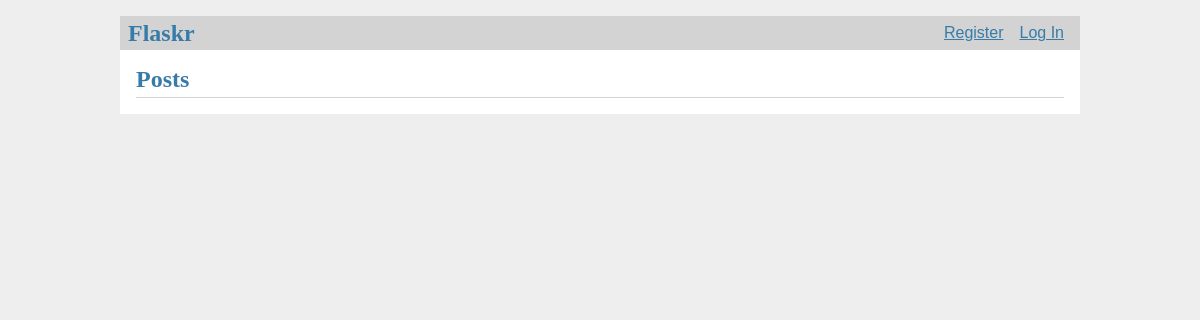
Before: / with the older database file.
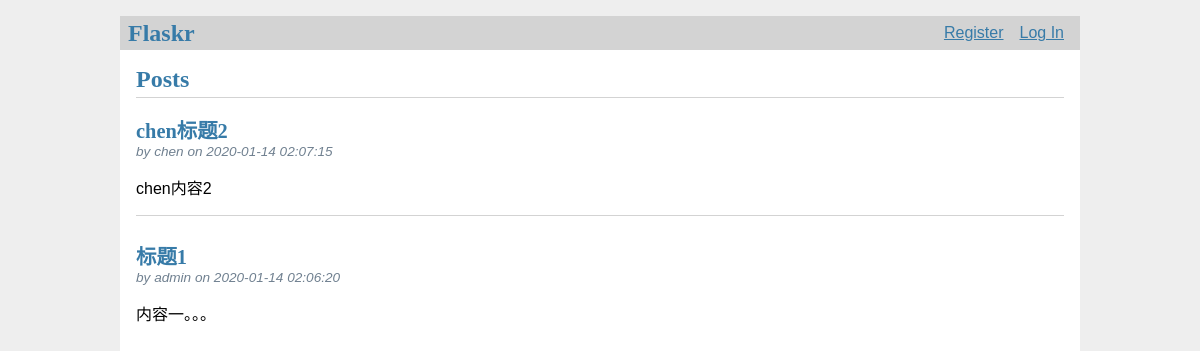
After: the same page with the newer database file.
### tables this page shows
CREATE TABLE post (
    id integer primary key autoincrement,
    author_id integer not null,
    created datetime  not null default current_timestamp,
    title text not null,
    body text not null,
    foreign key (author_id) references user (id)
);

CREATE TABLE user (
    id integer primary key autoincrement,
    username text unique not null,
    password text not null
);

### flaskr/blog.py (the view)
@bp.route('/')
def index():
    db = get_db()
    posts = db.execute(
        'SELECT p.id, title, body, created, author_id, username'
        ' FROM post p JOIN user u ON p.author_id = u.id ORDER BY created DESC'
    ).fetchall()
    return render_template('blog/index.html', posts=posts)

### flaskr/auth.py (called while the page is built)
@bp.before_app_request
def load_logged_in_user():
    user_id = session.get('user_id')
    if user_id is None:
        g.user = None
    else:
        g.user = get_db().execute(
            'SELECT * FROM user WHERE id = ?', (user_id,)
        ).fetchone()

### flaskr/db.py (called while the page is built)
def get_db():
    if 'db' not in g:
        g.db = sqlite3.connect(current_app.config['DATABASE'], detect_types=sqlite3.PARSE_DECLTYPES)
        g.db.row_factory = sqlite3.Row
    return g.db

### flaskr/templates/blog/index.html (shortened to what this page needs)
{% extends 'base.html' %}
{% block header %}
    <h1>{% block title %}Posts{% endblock %}</h1>
{% endblock %}
{% block content %}
{% for post in posts %}
    <article class="post">
        <header>
            <div>
                <h1>{{ post['title'] }}</h1>
                <div class="about">by {{ post['username'] }} on {{ post['created'] }}</div>
            </div>
        </header>
        <p class="body">{{ post['body'] }}</p>
    </article>
    {% if not loop.last %}
        <hr>
    {% endif %}
{% endfor %}
{% endblock %}

### flaskr/templates/base.html (shortened to what this page needs)
<!DOCTYPE html>
<link rel="stylesheet" href="{{ url_for('static', filename='style.css') }}">
<nav>
    <h1>Flaskr</h1>
    <ul>
        {% if g.user %}
            <li><span>{{ g.user['username'] }}</span></li>
            <li><a href="{{ url_for('auth.logout') }}">Log Out</a></li>
        {% else %}
            <li><a href="{{ url_for('auth.register') }}">Register</a></li>
            <li><a href="{{ url_for('auth.login') }}">Log In</a></li>
        {% endif %}
    </ul>
</nav>
<section class="content">
    <header>
        {% block header %}{% endblock %}
    </header>
    {% block content %}{% endblock %}
</section>

### flaskr/static/style.css (style rules this page uses)
h1 { font-family: serif; color: #377ba8; margin: 1rem 0; }
a { color: #377ba8; }
hr { border: none; border-top: 1px solid lightgray; }
nav { background: lightgray; display: flex; align-items: center; padding: 0 0.5rem; }
nav h1 { flex: auto; margin: 0; }
nav ul { display: flex; list-style: none; margin: 0; padding: 0; }
nav ul li a, nav ul li span, header .action { display: block; padding: 0.5rem; }
.content { padding: 0 1rem 1rem; }
.content > header { border-bottom: 1px solid lightgray; display: flex; align-items: flex-end; }
.content > header h1 { flex: auto; margin: 1rem 0 0.25rem 0; }
.post > header { display: flex; align-items: flex-end; font-size: 0.85em; }
.post > header > div:first-of-type { flex: auto; }
.post > header h1 { font-size: 1.5em; margin-bottom: 0; }
.post .about { color: slategray; font-style: italic; }
.post .body { white-space: pre-line; }
.content:last-child { margin-bottom: 0; }

Changed rows visible on the page:
added post: title "chen标题2", username "chen", created "2020-01-14 02:07:15", body "chen内容2"
added post: title "标题1", username "admin", created "2020-01-14 02:06:20", body "内容一。。。"
